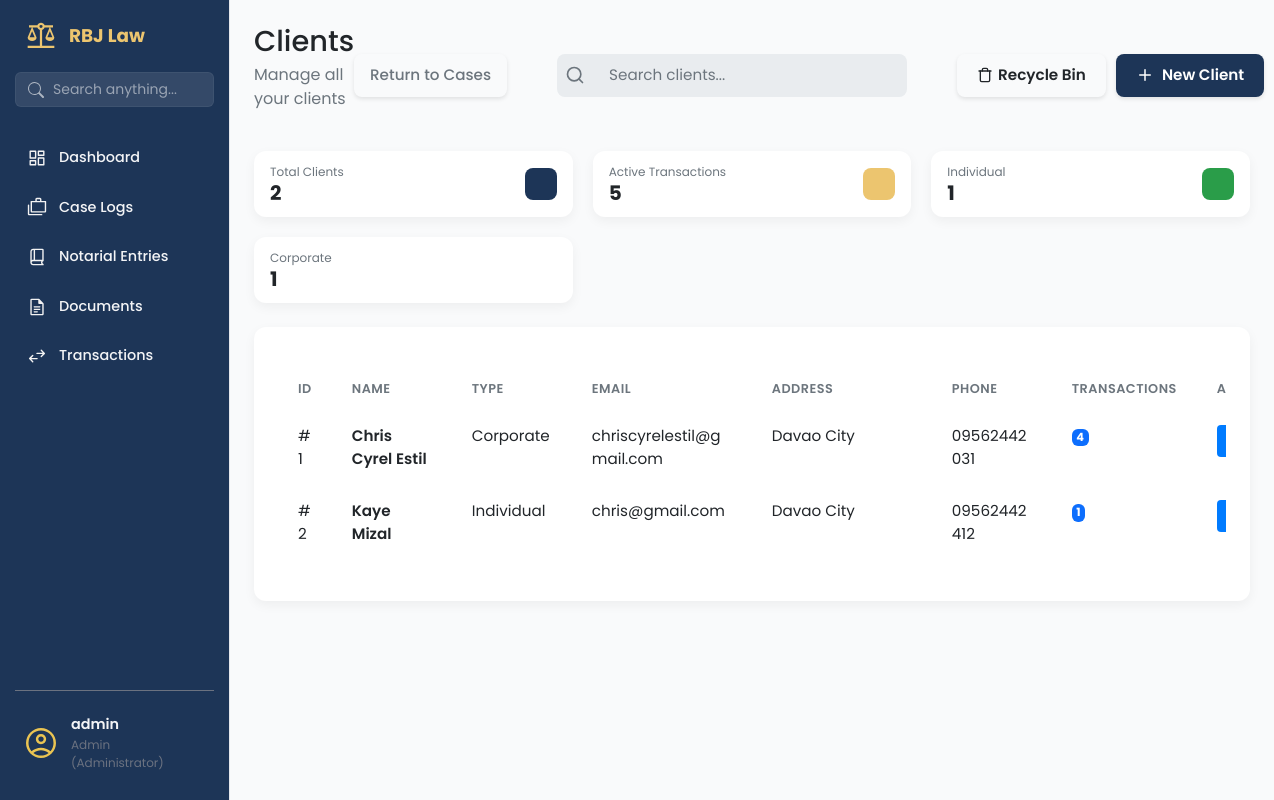
The page /clients/ (signed in) on the database its author committed.
### app/models/user_model.py (models this page shows, shortened)
class User(UserMixin, db.Model):
    __tablename__ = 'users'
    id = db.Column(db.Integer, primary_key=True)
    username = db.Column(db.String(80), unique=True, nullable=False, index=True)
    email = db.Column(db.String(120), unique=True, nullable=False)
    password_hash = db.Column(db.String(128), nullable=False)
    contact_number = db.Column(db.String(20), nullable=True)
    role = db.Column(db.String(50), default='attorney', nullable=False)
    is_active = db.Column(db.Boolean, default=True, nullable=False)
    is_admin = db.Column(db.Boolean, default=False, nullable=False)
    created_at = db.Column(db.DateTime, default=datetime.utcnow)
    updated_at = db.Column(db.DateTime, default=datetime.utcnow, onupdate=datetime.utcnow)

### app/models/client_mdl.py (models this page shows, shortened)
class Client(db.Model):
    __tablename__ = 'clients'
    id = db.Column(db.Integer, primary_key=True)
    client_first_name = db.Column(db.String(100), nullable=False)
    client_last_name = db.Column(db.String(100), nullable=False)
    client_address = db.Column(db.String(255), nullable=False)
    client_email = db.Column(db.String(120), nullable=False, unique=True)
    client_phone = db.Column(db.String(50))
    client_role = db.Column(db.String(50))
    notes = db.Column(db.Text)
    is_active = db.Column(db.Boolean, default=True, nullable=False)
    deleted_at = db.Column(db.DateTime, nullable=True)
    @property
    def full_name(self):
        return f"{self.client_first_name} {self.client_last_name}"

### app/routes/clients_routes.py (the view)
@clients_bp.route('/')
@login_required
def clients_page():
    clients = Client.query.filter_by(is_active=True).all()
    return render_template('clients_page.html', clients=clients)

### app/templates/clients_page.html (shortened to what this page needs)
{% extends "base.html" %}
{% block content %}
<main class="dashboard-content">
    <header class="dashboard-header">
        <div>
            <h1>Clients </h1>
            <p>Manage all your clients</p>
        </div>
        <div class="dashboard-actions"
            style="display: flex; justify-content: space-between; flex-shrink: 0; gap: 50px;">
            <a href="{{ url_for('case.list_cases') }}" class="btn btn-outline-secondary d-flex align-items-center"
                style="gap: 8px; padding: 10px 16px; font-weight: 500;">
                Return to Cases
            </a>
            <div class="search-bar">
                <svg class="search-bar__icon" xmlns="http://www.w3.org/2000/svg" width="20" height="20"
                    viewBox="0 0 24 24" fill="none" stroke="currentColor" stroke-width="2" stroke-linecap="round"
                    stroke-linejoin="round">
                    <circle cx="11" cy="11" r="8"></circle>
                    <line x1="21" y1="21" x2="16.65" y2="16.65"></line>
                </svg>
                <input class="search-bar__input" type="text" placeholder="Search clients...">
            </div>
            <div style="display: flex; gap: 10px; align-items: center;">
                <a href="{{ url_for('clients.recycle_bin') }}" class="btn btn-outline"
                    style="display: flex; align-items: center; gap: 5px;">
                    Recycle Bin
                </a>
                <a href="{{ url_for('clients.new_client_form') }}" class="btn btn-primary">
                    <svg class="btn-icon-left" xmlns="http://www.w3.org/2000/svg" viewBox="0 0 24 24" fill="none"
                        stroke="currentColor" stroke-width="2" stroke-linecap="round" stroke-linejoin="round" width="20"
                        height="20">
                        <line x1="12" y1="5" x2="12" y2="19"></line>
                        <line x1="5" y1="12" x2="19" y2="12"></line>
                    </svg>
                    New Client
                </a>
            </div>
        </div>
    </header>
    <section class="dashboard-cards">
        <div class="data-card data-card--sm">
            <div class="data-card__info">
                <span class="data-card__title">Total Clients</span>
                <span class="data-card__value">{{ clients|length }}</span>
            </div>
            <div class="data-card__icon data-card__icon--blue"></div>
        </div>
        <div class="data-card data-card--sm">
            <div class="data-card__info">
                <span class="data-card__title">Active Transactions</span>
                <span class="data-card__value">
                    {% set total_transactions = [] %}
                    {{ total_transactions|length }}
                </span>
            </div>
            <div class="data-card__icon data-card__icon--gold"></div>
        </div>
        <div class="data-card data-card--sm">
            <div class="data-card__info">
                <span class="data-card__title">Individual</span>
                <span class="data-card__value">
                    {% set individual_count = [] %}
                    {{ individual_count|length }}
                </span>
            </div>
            <div class="data-card__icon data-card__icon--green"></div>
        </div>
        <div class="data-card data-card--sm">
            <div class="data-card__info">
                <span class="data-card__title">Corporate</span>
                <span class="data-card__value">
                    {% set corporate_count = [] %}
                    {{ corporate_count|length }}
                </span>
            </div>
            <div class="data-card__icon data-card__icon--purple"></div>
        </div>
    </section>
    <section class="dashboard-panels-bottom dashboard-panels-bottom--single">
        <div class="panel-card" style="width: 100%;">
            <div class="table-wrapper panel-card__body">
                <table class="table client-table">
                    <colgroup>
                        <col class="short">
                        <col class="medium">
                        <col class="medium">
                        <col class="long">
                        <col class="long">
                        <col class="medium">
                        <col class="short">
                        <col class="actions">
                    </colgroup>
                    <thead>
                        <tr>
                            <th data-sort-key="id">ID</th>
                            <th data-sort-key="name">Name</th>
                            <th data-sort-key="type">Type</th>
                            <th data-sort-key="email">Email</th>
                            <th data-sort-key="address">Address</th>
                            <th data-sort-key="phone">Phone</th>
                            <th data-sort-key="transactions">Transactions</th>
                            <th>Actions</th>
                        </tr>
                    </thead>
                    <tbody>
                        {% for client in clients %}
                        <tr>
                            <td>#{{ client.id }}</td>
                            <td>
                                <a href="#" class="table-link">{{ client.full_name }}</a>
                            </td>
                            <td>{{ client.client_role or 'Individual' }}</td>
                            <td>{{ client.client_email }}</td>
                            <td class="address-cell">
                                <span class="address-text" title="{{ client.client_address }}">
                                    {{ client.client_address }}
                                </span>
                            </td>
                            <td>{{ client.client_phone or 'N/A' }}</td>
                            <td>
                                <span class="badge bg-primary">{{ client.transaction_items|length }}</span>
                            </td>
                            <td>
                                <div class="action-buttons" style="justify-content: start;">
                                    <a href="{{ url_for('case.create_case') }}" class="btn-action btn-action--primary"
                                        title="New Case">
                                    </a>
                                </div>
                            </td>
                        </tr>
                        {% endfor %}
                    </tbody>
                </table>
            </div>
        </div>
    </section>
</main>
{% endblock content %}

### app/templates/base.html (shortened to what this page needs)
<!DOCTYPE html>
<html lang="en">
<head>
    <link rel="stylesheet" href="{{ url_for('static', filename='vendor/bootstrap/css/bootstrap.min.css') }}">
    <link rel="stylesheet" href="{{ url_for('static', filename='css/main.css') }}">
    <link rel="stylesheet" href="{{ url_for('static', filename='css/sidebar.css') }}">
</head>
<body>
    <aside class="sidebar">
        <div class="sidebar-header">
            <img src="{{ url_for('static', filename='img/scales-of-justice.svg') }}" alt="logo" class="logo-img">
            <h2>RBJ Law</h2>
        </div>
        <div class="sidebar-search">
            <form action="{{ url_for('search.search_page') }}" method="GET">
                <div class="input-group">
                    <span class="input-group-text bg-transparent border-0 pe-0">
                    </span>
                    <input type="text" name="q" class="form-control" placeholder="Search anything..."
                        aria-label="Search" value="{{ request.args.get('q', '') }}">
                </div>
            </form>
        </div>
        <ul class="sidebar-links">
            <li>
                <a href="{{ url_for('dashboard.dashboard_page') }}"
                    class="{{ 'active' if 'dashboard' in request.endpoint else '' }}">
                    <span class="icon-wrapper"><img src="{{ url_for('static', filename='img/dashboard.svg') }}"
                            alt=""></span>
                    Dashboard
                </a>
            </li>
            {% if current_user.is_authenticated and (current_user.is_admin or current_user.role == 'admin') %}
            <li>
                <a href="{{ url_for('case.list_cases') }}" class="{{ 'active' if 'case' in request.endpoint else '' }}">
                    <span class="icon-wrapper"><img src="{{ url_for('static', filename='img/cases.svg') }}"
                            alt=""></span>
                    Case Logs
                </a>
            </li>
            {% endif %}
            {% if current_user.is_authenticated and current_user.role in ['admin', 'staff'] %}
            <li>
                <a href="{{ url_for('notarial_entries.notarial_entries_page') }}"
                    class="{{ 'active' if 'notarial' in request.endpoint else '' }}">
                    <span class="icon-wrapper"><img src="{{ url_for('static', filename='img/book.svg') }}"
                            alt=""></span>
                    Notarial Entries
                </a>
            </li>
            {% endif %}
            {% if current_user.is_authenticated and current_user.role in ['admin', 'staff'] %}
            <li>
                <a href="{{ url_for('documents.documents_page') }}"
                    class="{{ 'active' if 'documents' in request.endpoint else '' }}">
                    <span class="icon-wrapper"><img src="{{ url_for('static', filename='img/documents.svg') }}"
                            alt=""></span>
                    Documents
                </a>
            </li>
            {% endif %}
            {% if current_user.is_authenticated and current_user.role in ['admin', 'staff'] %}
            <li>
                <a href="{{ url_for('transaction.transactions_page') }}"
                    class="{{ 'active' if 'transaction' in request.endpoint else '' }}">
                    <span class="icon-wrapper"><img src="{{ url_for('static', filename='img/transaction.svg') }}"
                            alt=""></span>
                    Transactions
                </a>
            </li>
            {% endif %}
        </ul>
        <div class="sidebar-footer">
            <button class="avatar-btn" id="avatarBtn">
                <img src="{{ url_for('static', filename='img/avatar.svg') }}" alt="User Avatar">
                <div class="user-info">
                    <span class="user-name">
                        {{ current_user.username }}
                    </span>
                    <span class="user-role">
                        {{ current_user.role|title }}
                        {% if current_user.is_admin %} (Administrator){% endif %}
                    </span>
                </div>
            </button>
        </div>
    </aside>
    <div class="page-container">
        {% block content %}
        {% endblock %}
    </div>
</body>
</html>

### rows shown on the page
User: username "admin", role "Admin"
Client: id "1", full_name "Chris Cyrel Estil", client_role "Corporate", client_email "chriscyrelestil@gmail.com", client_address "Davao City", client_phone "09562442031", transaction_items|length "4"
Client: id "2", full_name "Kaye Mizal", client_role "Individual", client_email "chris@gmail.com", client_address "Davao City", client_phone "09562442412", transaction_items|length "1"

### other values the page prints
{{ clients|length }} "2"
{{ total_transactions|length }} "5"
{{ individual_count|length }} "1"
{{ corporate_count|length }} "1"
